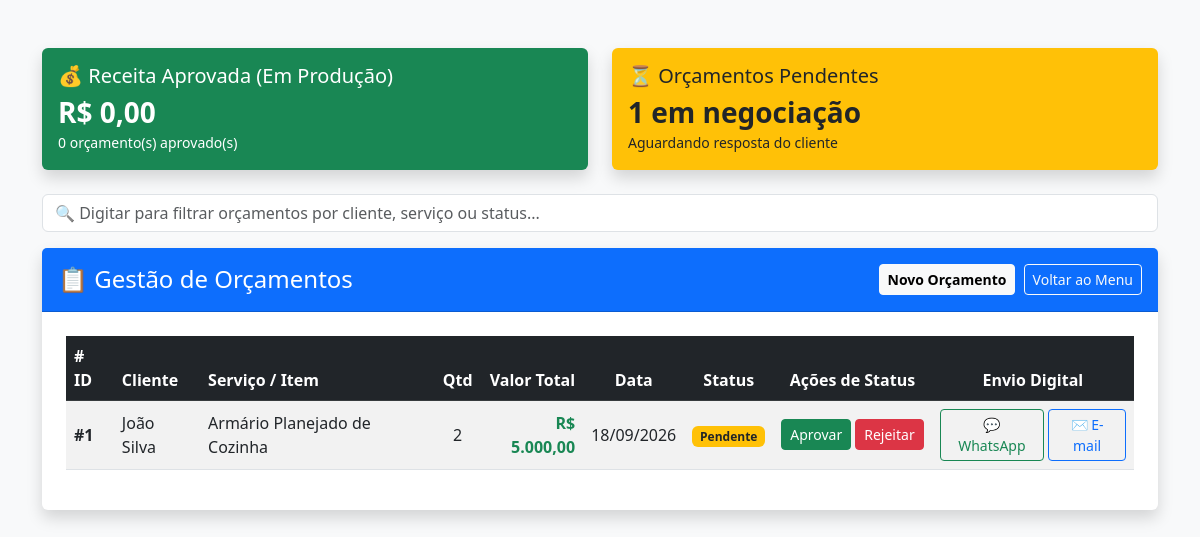
Before: /listar_orcamentos.php with the older database file.
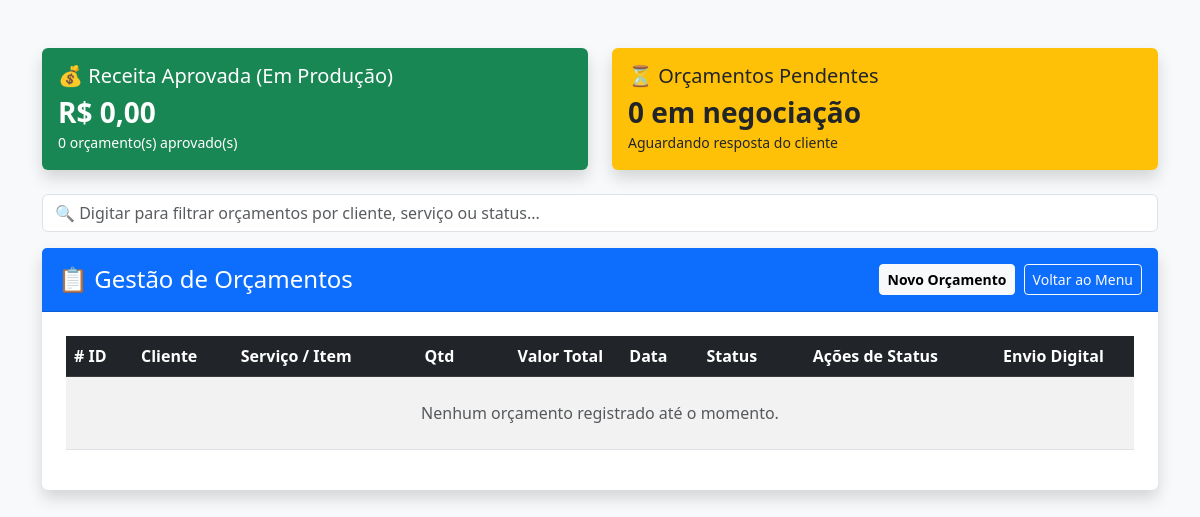
After: the same page with the newer database file.
### tables this page shows
CREATE TABLE orcamentos (
  id INT AUTO_INCREMENT PRIMARY KEY,
  cliente_id INT NOT NULL,
  servico_id INT NOT NULL,
  quantidade INT NOT NULL DEFAULT 1,
  valor_total DECIMAL(10,2) NOT NULL,
  data_orcamento DATE NOT NULL,
  status VARCHAR(20) DEFAULT 'Pendente',
  CONSTRAINT fk_cliente FOREIGN KEY (cliente_id) REFERENCES clientes (id) ON DELETE CASCADE,
  CONSTRAINT fk_servico FOREIGN KEY (servico_id) REFERENCES servicos (id) ON DELETE CASCADE
);

CREATE TABLE clientes (
  id INT AUTO_INCREMENT PRIMARY KEY,
  nome VARCHAR(100) NOT NULL,
  telefone VARCHAR(20) NOT NULL,
  email VARCHAR(100) DEFAULT NULL,
  endereco TEXT DEFAULT NULL,
  data_cadastro TIMESTAMP NOT NULL DEFAULT CURRENT_TIMESTAMP
);

CREATE TABLE servicos (
  id INT AUTO_INCREMENT PRIMARY KEY,
  nome_servico VARCHAR(100) NOT NULL,
  descricao TEXT DEFAULT NULL,
  preco_base DECIMAL(10,2) NOT NULL,
  categoria VARCHAR(50) DEFAULT NULL
);

### listar_orcamentos.php (the view, shortened to what this page needs)
<?php
include 'conexao.php';
$sql = "SELECT o.id, c.nome AS cliente_nome, c.email, c.telefone, s.nome_servico, o.quantidade, o.valor_total, o.data_orcamento, o.status
        FROM orcamentos o
        INNER JOIN clientes c ON o.cliente_id = c.id
        INNER JOIN servicos s ON o.servico_id = s.id
        ORDER BY o.id DESC";
$resultado = mysqli_query($conn, $sql);
$res_aprovados = mysqli_query($conn, "SELECT SUM(valor_total) as total, COUNT(*) as qtd FROM orcamentos WHERE status = 'Aprovado'");
$row_aprovados = mysqli_fetch_assoc($res_aprovados);
$total_aprovado = $row_aprovados['total'] ?? 0;
$qtd_aprovado = $row_aprovados['qtd'] ?? 0;
$res_pendentes = mysqli_query($conn, "SELECT COUNT(*) as qtd FROM orcamentos WHERE status = 'Pendente' OR status IS NULL OR status = ''");
$row_pendentes = mysqli_fetch_assoc($res_pendentes);
$qtd_pendente = $row_pendentes['qtd'] ?? 0;
?>
<!DOCTYPE html>
<html lang="pt-br">
<head>
    <link href="https://cdn.jsdelivr.net/npm/bootstrap@5.3.0/dist/css/bootstrap.min.css" rel="stylesheet">
</head>
<body class="bg-light">
    <div class="container mt-5 mb-5">
        <div class="row mb-4">
            <div class="col-md-6">
                <div class="card bg-success text-white shadow border-0">
                    <div class="card-body">
                        <h5 class="card-title">💰 Receita Aprovada (Em Produção)</h5>
                        <h3 class="fw-bold mb-0">R$ <?php echo number_format($total_aprovado, 2, ',', '.'); ?></h3>
                        <small><?php echo $qtd_aprovado; ?> orçamento(s) aprovado(s)</small>
                    </div>
                </div>
            </div>
            <div class="col-md-6">
                <div class="card bg-warning text-dark shadow border-0">
                    <div class="card-body">
                        <h5 class="card-title">⏳ Orçamentos Pendentes</h5>
                        <h3 class="fw-bold mb-0"><?php echo $qtd_pendente; ?> em negociação</h3>
                        <small>Aguardando resposta do cliente</small>
                    </div>
                </div>
            </div>
        </div>
        <div class="mb-3">
            <input type="text" id="campoBusca" class="form-control" placeholder="🔍 Digitar para filtrar orçamentos por cliente, serviço ou status...">
        </div>
        <div class="card shadow border-0">
            <div class="card-header bg-primary text-white d-flex justify-content-between align-items-center py-3">
                <h3 class="mb-0 fs-4">📋 Gestão de Orçamentos</h3>
                <div>
                    <a href="gerar_orcamento.php" class="btn btn-light btn-sm fw-bold">Novo Orçamento</a>
                    <a href="index.php" class="btn btn-outline-light btn-sm ms-1">Voltar ao Menu</a>
                </div>
            </div>
            <div class="card-body p-4">
                <div class="table-responsive">
                    <table class="table table-hover table-striped align-middle" aria-label="Tabela do Histórico de Orçamentos">
                        <thead class="table-dark">
                            <tr>
                                <th scope="col"># ID</th>
                                <th scope="col">Cliente</th>
                                <th scope="col">Serviço / Item</th>
                                <th scope="col" class="text-center">Qtd</th>
                                <th scope="col" class="text-end">Valor Total</th>
                                <th scope="col" class="text-center">Data</th>
                                <th scope="col" class="text-center">Status</th>
                                <th scope="col" class="text-center">Ações de Status</th>
                                <th scope="col" class="text-center">Envio Digital</th>
                            </tr>
                        </thead>
                        <tbody>
                            <?php if (mysqli_num_rows($resultado) > 0): ?>
                                <?php while ($row = mysqli_fetch_assoc($resultado)): ?>
                                    <?php
                                        $num_tel = preg_replace('/\D/', '', $row['telefone'] ?? '');
                                        $status_atual = !empty($row['status']) ? $row['status'] : 'Pendente';
                                        if ($status_atual == 'Aprovado') {
                                            $texto_whats = "Olá " . urlencode($row['cliente_nome']) . ", seu orçamento para " . urlencode($row['nome_servico']) . " (R$ " . number_format($row['valor_total'], 2, ',', '.') . ") foi aprovado! Seu pedido já entrou em produção em nossa marcenaria.";
                                            $assunto_email = rawurlencode("Confirmação de Produção - Orçamento #" . $row['id']);
                                            $corpo_email = rawurlencode("Olá " . $row['cliente_nome'] . ",\n\nConfirmamos o recebimento e aprovação do seu orçamento para o serviço: " . $row['nome_servico'] . ".\n\nSeu pedido já entrou em produção! Qualquer novidade sobre o andamento entraremos em contato.\n\nAtenciosamente,\nMarcenaria");
                                        } else {
                                            $texto_whats = "Olá " . urlencode($row['cliente_nome']) . ", segue o seu orçamento para " . urlencode($row['nome_servico']) . " no valor total de R$ " . number_format($row['valor_total'], 2, ',', '.') . ". Qualquer dúvida, estamos à disposição!";
                                            $assunto_email = rawurlencode("Orçamento Marcenaria - #" . $row['id']);
                                            $corpo_email = rawurlencode("Olá " . $row['cliente_nome'] . ",\n\nConforme solicitado, segue o orçamento do serviço: " . $row['nome_servico'] . ".\nValor Total: R$ " . number_format($row['valor_total'], 2, ',', '.') . "\n\nQualquer dúvida, estamos à disposição.");
                                        }
                                        $link_whats = "https://api.whatsapp.com/send?phone=55" . $num_tel . "&text=" . $texto_whats;
                                        $link_email = "mailto:" . $row['email'] . "?subject=" . $assunto_email . "&body=" . $corpo_email;
                                    ?>
                                    <tr>
                                        <th scope="row">#<?php echo $row['id']; ?></th>
                                        <td><?php echo htmlspecialchars($row['cliente_nome']); ?></td>
                                        <td><?php echo htmlspecialchars($row['nome_servico']); ?></td>
                                        <td class="text-center"><?php echo $row['quantidade']; ?></td>
                                        <td class="text-end fw-bold text-success">
                                            R$ <?php echo number_format($row['valor_total'], 2, ',', '.'); ?>
                                        </td>
                                        <td class="text-center">
                                            <?php echo date('d/m/Y', strtotime($row['data_orcamento'])); ?>
                                        </td>
                                        <td class="text-center">
                                            <?php
                                                if ($status_atual == 'Aprovado') {
                                                    echo '<span class="badge bg-success">Aprovado</span>';
                                                } elseif ($status_atual == 'Rejeitado') {
                                                    echo '<span class="badge bg-danger">Rejeitado</span>';
                                                } else {
                                                    echo '<span class="badge bg-warning text-dark">Pendente</span>';
                                                }
                                            ?>
                                        </td>
                                        <td class="text-center">
                                            <div class="d-inline-flex gap-1">
                                                <?php if ($status_atual != 'Aprovado'): ?>
                                                    <a href="atualizar_status_orcamento.php?id=<?php echo $row['id']; ?>&status=Aprovado"
                                                       class="btn btn-sm btn-success">Aprovar</a>
                                                <?php endif; ?>
                                                <?php if ($status_atual != 'Rejeitado'): ?>
                                                    <a href="atualizar_status_orcamento.php?id=<?php echo $row['id']; ?>&status=Rejeitado"
                                                       class="btn btn-sm btn-danger">Rejeitar</a>
                                                <?php endif; ?>
                                            </div>
                                        </td>
                                        <td class="text-center">
                                            <div class="d-inline-flex gap-1">
                                                <?php if (!empty($num_tel)): ?>
                                                    <a href="<?php echo $link_whats; ?>" target="_blank" class="btn btn-sm btn-outline-success" title="Enviar orçamento via WhatsApp">
                                                        💬 WhatsApp
                                                    </a>
                                                <?php endif; ?>
                                                <?php if (!empty($row['email'])): ?>
                                                    <a href="<?php echo $link_email; ?>" class="btn btn-sm btn-outline-primary" title="Enviar orçamento por E-mail">
                                                        ✉️ E-mail
                                                    </a>
                                                <?php endif; ?>
                                            </div>
                                        </td>
                                    </tr>
                                <?php endwhile; ?>
                            <?php else: ?>
                                <tr>
                                    <td colspan="9" class="text-center text-muted py-4">Nenhum orçamento registrado até o momento.</td>
                                </tr>
                            <?php endif; ?>
                        </tbody>
                    </table>
                </div>
            </div>
        </div>
    </div>
</body>
</html>

Changed rows visible on the page:
removed orcamentos: id "1", cliente.nome "João Silva", servico.nome_servico "Armário Planejado de Cozinha", quantidade "2", valor_total "5.000,00", data_orcamento "18/09/2026", status "Pendente"
Other visible differences:
$qtd_pendente: "1" → "0"
text now shown: "Nenhum orçamento registrado até o momento."
